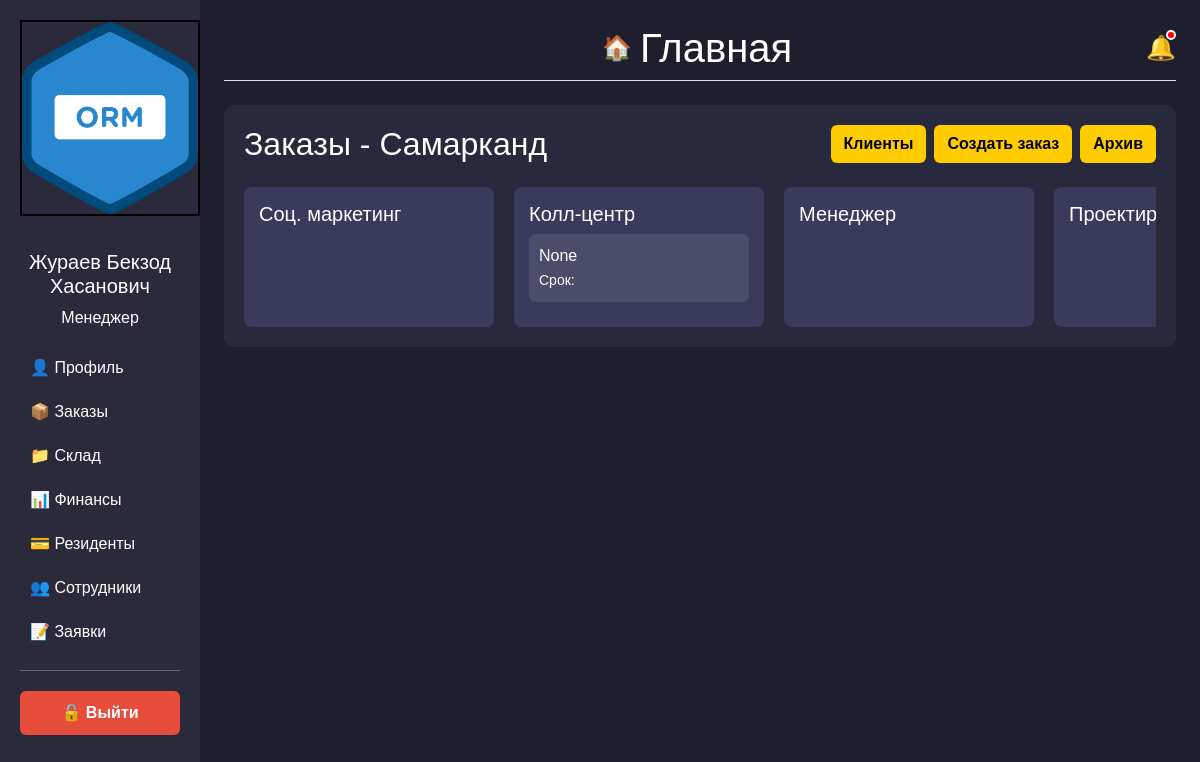
The app's page /dashboard/ (signed in), older data.
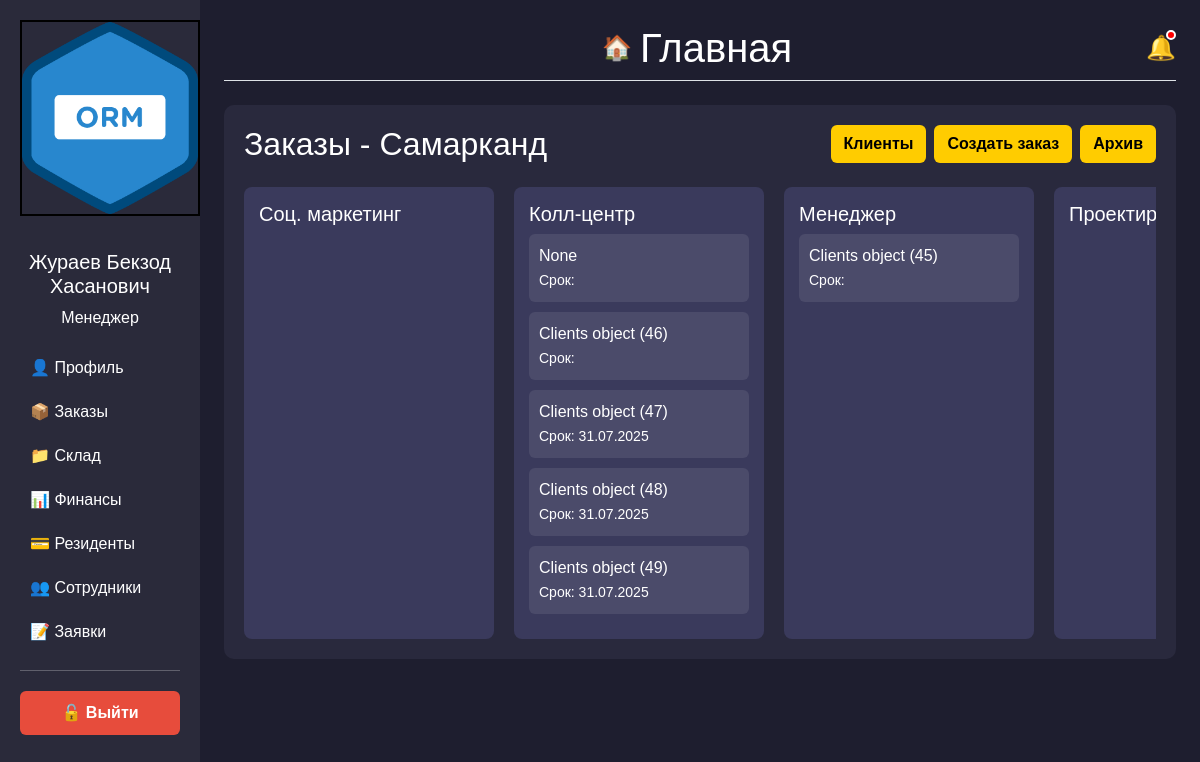
The same page, newer data.
### backend/models.py (models this page shows)
class Orders(models.Model):
    Stage_CHOICES = [
        ("marketing", "Соц. маркетинг"),
        ("call_center", "Колл-центр"),
        ("manager", "Менеджер"),
        ("design", "Проектирование"),
        ("technologist", "Технолог"),
        ("manager_2", "Менеджер_2"),
        ("accounting", "Бухгалтерия"),
        ("warehouse", "Склад"),
        ("manufacturing", "Производство"),
        ("assembly_stage", "Сборка"),
        ("accounting_2", "Бухгалтерия_2"),
        ("delivery", "Доставка"),
        ("installation", "Установка"),
        ("quality_control", "Контроль качества"),
        ("finished", "Завершён"),
        ("archive", "Архив"),
        ("failed", "fail")
    ]
    Stage_pod_CHOICES = [
        ("rezka", "Резка"),
        ("svarka", "Сварка"),
        ("fill", "Покраска"),
        ("print", "Печать"),
    ]
    vstrecha_choice = [
        ("viezd", "Выезд"),
        ("priezd", "Приезд"),
    ]
    zayavki_choice = [
        ("hot", "Горячая"),
        ("cool", "Холодная"),
    ]
    client=models.ForeignKey(Clients, on_delete=models.CASCADE, related_name='clients_order',null=True)
    call_center = models.ForeignKey(
        'Profile', on_delete=models.CASCADE, related_name='call_center_profile', verbose_name="Профиль",null=True
    )
    designer = models.ForeignKey(
        'Profile', on_delete=models.CASCADE, related_name='designer_profile', verbose_name="Профиль", null=True
    )
    completed_by_desinger=models.BooleanField(default=False)
    order_name=models.CharField(max_length=100,null=True)
    vstrecha=models.CharField(max_length=20, choices=vstrecha_choice,null=True)
    zayavki = models.CharField(max_length=20, choices=zayavki_choice, null=True)
    order_sum=models.DecimalField(max_digits=10, decimal_places=2,default=0)
    order_predoplata=models.DecimalField(max_digits=10, decimal_places=2,default=0)
    description=models.TextField()
    description_design = models.TextField()
    check_design=models.BooleanField(default=False)
    catigories = models.CharField(max_length=50)
    razmer=models.CharField(max_length=50)
    latitude = models.FloatField(blank=True, null=True, default=0)
    longitude = models.FloatField(blank=True, null=True, default=0)
    tz=models.FileField(blank=True, upload_to='pictures/')
    design=models.FileField(blank=True, upload_to='pictures/')
    stage = models.CharField(max_length=20, choices=Stage_CHOICES,default='marketing')
    add_order=models.DateField(null=True)
    complete_order=models.DateField(null=True)
    rezka=models.BooleanField(default=False)
    svarka=models.BooleanField(default=False)
    fill=models.BooleanField(default=False)
    print=models.BooleanField(default=False)
    stage_pod=models.CharField(max_length=20, choices=Stage_pod_CHOICES,default="rezka")
    payment_data=models.DateField(null=True)
    complete_date=models.DateField(null=True)
    fail_date = models.DateField(null=True)
    by_who_fail=models.CharField(max_length=50,null=True,blank=True)
    fail=models.CharField(max_length=255,null=True)

class Clients(models.Model):
    Social_CHOICES = [
        ("social", "Социальные сети"),
        ("cold_calls", "Холодные звонки"),
        ("word_of_mouth", "Сарафанное радио"),
    ]
    CLIENT_TYPE_CHOICES = [
        ('INDIVIDUAL', 'Физическое лицо'),
        ('LEGAL_ENTITY', 'Юридическое лицо'),
    ]
    social = models.CharField(max_length=20, choices=Social_CHOICES)
    client_type = models.CharField(
        max_length=20,
        choices=CLIENT_TYPE_CHOICES,
    )
    phone = PhoneNumberField()
    created_at = models.DateField(auto_now_add=True,null=True)
    name = models.CharField(max_length=200, null=True, blank=True, default=None)
    lastname = models.CharField(max_length=200, null=True, blank=True, default=None)
    middle_name = models.CharField(max_length=200, null=True, blank=True, default=None)
    adress = models.CharField(max_length=200, null=True, blank=True, default=None)
    company_name=models.CharField(max_length=200, null=True, blank=True, default=None)
    inn = models.CharField(max_length=12,null=True, blank=True, default=None)
    account=models.IntegerField(blank=True,null=True,default=None)
    mfo = models.IntegerField(blank=True, null=True, default=None)
    active=models.BooleanField(default=False)

### backend/views.py (the view, shortened to what this page needs)
# urls.py: path('dashboard/',views.Dashboard.as_view(),name='dashboard'),
class Dashboard(LoginRequiredMixin,TemplateView):
   login_url = reverse_lazy('login')
   template_name = 'dashboard.html'
   def get_context_data(self, *, object_list=None, **kwargs):
      context = super().get_context_data(**kwargs)
      search = self.request.GET.get('search')
      stages = [
         "marketing",
         "call_center",
         "manager",
         "design",
         "technologist",
         "manager_2",
         "accounting",
         "warehouse",
         "manufacturing",
         "assembly_stage",
         "accounting_2",
         "delivery",
         "installation",
         "quality_control",
         "finished",
      ]
      for stage in stages:
         queryset = Orders.objects.filter(stage=stage).prefetch_related('consumables').annotate(today=Value(now().date()))
         if search:
            queryset = queryset.filter(client__icontains=search)
         context[stage] = queryset
      context['rezka'] = [o for o in context['manufacturing'] if o.stage_pod == 'rezka']
      context['svarka'] = [o for o in context['manufacturing'] if o.stage_pod == 'svarka']
      context['fill'] = [o for o in context['manufacturing'] if o.stage_pod == 'fill']
      context['print'] = [o for o in context['manufacturing'] if o.stage_pod == 'print']
      return context

### backend/templates/dashboard.html
{% if request.user.profile.approve %}
{% if request.user.profile.position == "admin" or request.user.profile.position == "manager" %}
    {% include 'admin.html' %}
{% elif request.user.profile.position == 'designer' %}
    {% include 'designer.html' %}
{% elif request.user.profile.position == 'technologist' %}
 {% include 'technolog.html' %}
{% elif request.user.profile.position == 'chief' %}
 {% include 'chief.html' %}
{% elif request.user.profile.position == 'installer' %}
 {% include 'dostavka.html' %}
{% elif request.user.profile.position == 'supplier' %}
 <script>
        window.location.href = "{% url 'warehouse' %}";
    </script>
{% endif %}
{% else %}
{% include 'waiting.html' %}
{% endif %}

### backend/templates/admin.html (shortened to what the changed rows need)
{% load static %}
<!DOCTYPE html>
<html lang="ru">
<head>
    <link href="https://cdn.jsdelivr.net/npm/bootstrap@5.3.0/dist/css/bootstrap.min.css" rel="stylesheet">
    <link href="https://cdnjs.cloudflare.com/ajax/libs/font-awesome/6.4.2/css/all.min.css" rel="stylesheet">
</head>
<body>
    <div class="container-fluid">
        <div class="row">
            <main class="col-md-10 p-4">
             <div class="d-flex justify-content-between align-items-center border-bottom pb-2 mb-4">
    <div class="d-flex align-items-center">
        <h1 class="mb-0">Главная</h1>
    </div>
</div>
                <div class="main-content">
                   <div class="header-section d-flex justify-content-between align-items-center">
    <h2 class="mb-0">Заказы - Самарканд</h2>
</div>
                    <div class="kanban mt-4">
                        <div class="kanban-column"  data-stage="call_center" ondrop="drop(event)" ondragover="allowDrop(event)">
                            <h5>Колл-центр</h5>
                            {% for item in call_center %}
                             {% if item.today >= item.complete_order %}
                              <div class="kanban-item"  style="background-color: red;" id="order{{item.pk}}" data-pk="{{ item.id }}" draggable="true"   onclick="window.location.href='{% url 'order_detail' item.pk %}'" ondragstart="drag(event)">{{item.client}}<br><small>Срок: {{item.complete_order|date:"d.m.Y"}}</small></div>
                            {% else %}
                              <div class="kanban-item" id="order{{item.pk}}" data-pk="{{ item.id }}" draggable="true"   onclick="window.location.href='{% url 'order_detail' item.pk %}'" ondragstart="drag(event)">{{item.client}}<br><small>Срок: {{item.complete_order|date:"d.m.Y"}}</small></div>
                             {% endif %}
                             {% endfor %}
                        </div>
                         <div class="kanban-column"  data-stage="manager" ondrop="drop(event)" ondragover="allowDrop(event)">
                            <h5>Менеджер</h5>
                            {% for item in manager %}
                             {% if item.today >= item.complete_order %}
                              <div class="kanban-item"  style="background-color: red;" id="order{{item.pk}}" data-pk="{{ item.id }}" draggable="true"   onclick="window.location.href='{% url 'order_detail' item.pk %}'" ondragstart="drag(event)">{{item.client}}<br><small>Срок: {{item.complete_order|date:"d.m.Y"}}</small></div>
                            {% else %}
                              <div class="kanban-item" id="order{{item.pk}}" data-pk="{{ item.id }}" draggable="true"   onclick="window.location.href='{% url 'order_detail' item.pk %}'" ondragstart="drag(event)">{{item.client}}<br><small>Срок: {{item.complete_order|date:"d.m.Y"}}</small></div>
                             {% endif %}
                             {% endfor %}
                        </div>
                    </div>
                </div>
            </main>
        </div>
    </div>
</body>
</html>

Row changes from the older to the newer data that the page shows:
added Orders: client "Clients object (46)", shown under "Колл-центр"
added Orders: client "Clients object (47)", complete_order "31.07.2025", shown under "Колл-центр"
added Orders: client "Clients object (48)", complete_order "31.07.2025", shown under "Колл-центр"
added Orders: client "Clients object (49)", complete_order "31.07.2025", shown under "Колл-центр"
added Orders: client "Clients object (45)", shown under "Менеджер"
